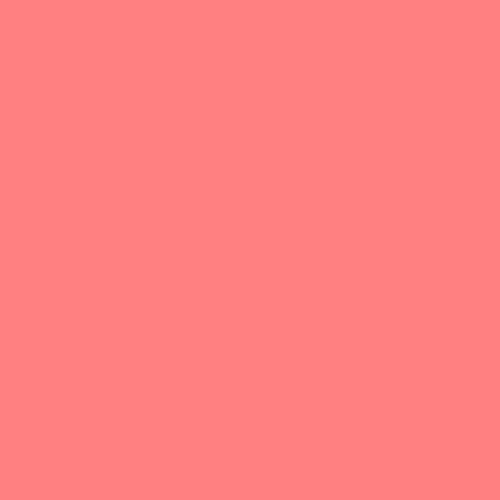
#> input picture generative-art/traits/background/1.png, 500 x 500 px
$ python generateArt.py
#> lines starting #> are read from the running program, lines starting #| are printed output that depends on the picture
import os
from PIL import Image

# Default Path
scriptDir = os.path.dirname(__file__)

# Array of Trait Files
background = [
  os.path.join(scriptDir, "traits/background/1.png"),
  os.path.join(scriptDir, "traits/background/2.png")
]
headType = [
  os.path.join(scriptDir, "traits/headType/1.png"),
  os.path.join(scriptDir, "traits/headType/2.png")
]
headTop = [
  os.path.join(scriptDir, "traits/headTop/1.png"),
  os.path.join(scriptDir, "traits/headTop/2.png")
]
headVision = [
  os.path.join(scriptDir, "traits/headVision/1.png"),
]
headSpeaker = [
  os.path.join(scriptDir, "traits/headSpeaker/1.png"),
]
bodyType = [
  os.path.join(scriptDir, "traits/bodyType/1.png"),
]
bodyComponent = [
  os.path.join(scriptDir, "traits/bodyComponent/1.png"),
]

counter = 0

def createImage(a, b, c, d, e, f, g, counter):
  # Open & convert image
#> called with a = 0, b = 0, c = 0, d = 0, e = 0, f = 0, g = 0, counter = 0
  image00 = Image.open(background[a]).convert("RGBA")
#> image00 is the input picture: PIL image 500x500 RGBA; mean R, G, B, A 255, 127, 127, 255
  image01 = Image.open(headType[b]).convert("RGBA")
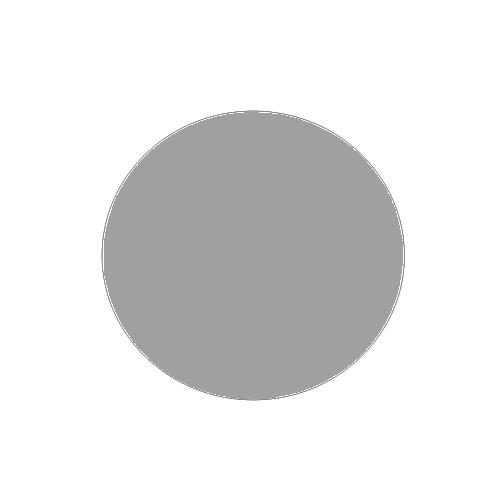
#> input picture generative-art/traits/headType/1.png, 500 x 500 px
#> image01 is the input picture: PIL image 500x500 RGBA; mean R, G, B, A 43.6, 43.6, 43.6, 69.5
  image02 = Image.open(headTop[c]).convert("RGBA")
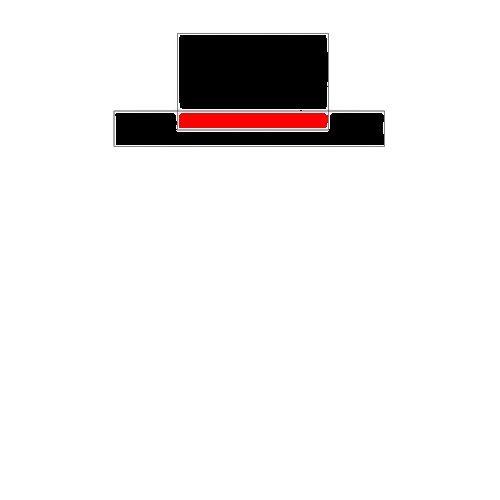
#> input picture generative-art/traits/headTop/1.png, 500 x 500 px
#> image02 is the input picture: PIL image 500x500 RGBA; mean R, G, B, A 3, 0.7, 0.7, 20.4
  image03 = Image.open(headVision[d]).convert("RGBA")
  image04 = Image.open(headSpeaker[e]).convert("RGBA")
  image05 = Image.open(bodyType[f]).convert("RGBA")
  image06 = Image.open(bodyComponent[g]).convert("RGBA")

  # Combine all traits
  intermediate0 = Image.alpha_composite(image00, image01)
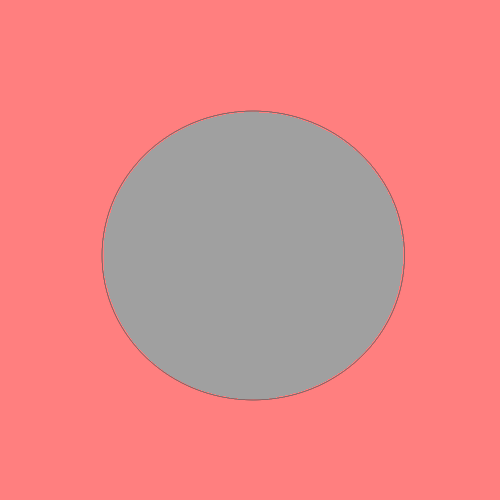
#> intermediate0: PIL image 500x500 RGBA; mean R, G, B, A 228.9, 135.8, 135.8, 255
  intermediate1 = Image.alpha_composite(intermediate0, image02)
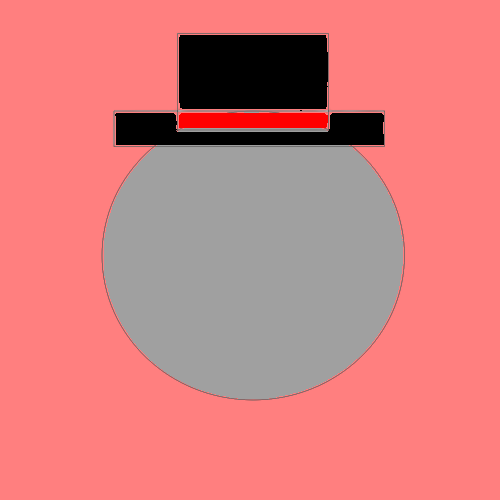
#> intermediate1: PIL image 500x500 RGBA; mean R, G, B, A 212.9, 125.7, 125.7, 255
  intermediate2 = Image.alpha_composite(intermediate1, image03)
  intermediate3 = Image.alpha_composite(intermediate2, image04)
  intermediate4 = Image.alpha_composite(intermediate3, image05)
  intermediate5 = Image.alpha_composite(intermediate4, image06)

  # Save Image
  intermediate5.save(
    os.path.join(scriptDir, "result/" + str(counter) + ".png")
  )

for a in range(len(background)):
  for b in range(len(headType)):
    for c in range(len(headTop)):
      for d in range(len(headVision)):
        for e in range(len(headSpeaker)):
          for f in range(len(bodyType)):
            for g in range(len(bodyComponent)):
              createImage(a, b, c, d, e, f, g, counter)
              counter = counter + 1
#> pass 2 of the loop `for a in range(len(background)):`:
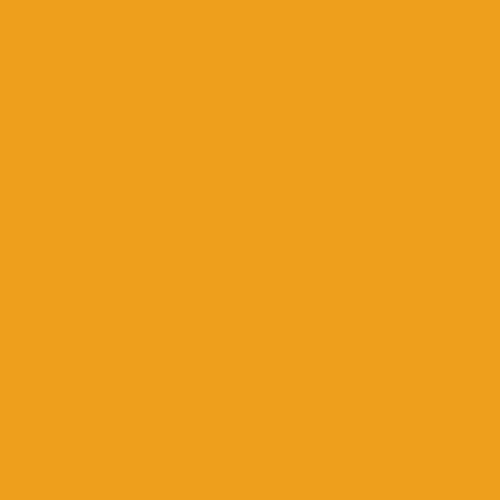
#> input picture generative-art/traits/background/2.png, 500 x 500 px
#> in createImage, image00 is the input picture: PIL image 500x500 RGBA; mean R, G, B, A 240, 160, 31, 255
#> in createImage (call 5), `intermediate0 = Image.alpha_composite(image00, image01)`:
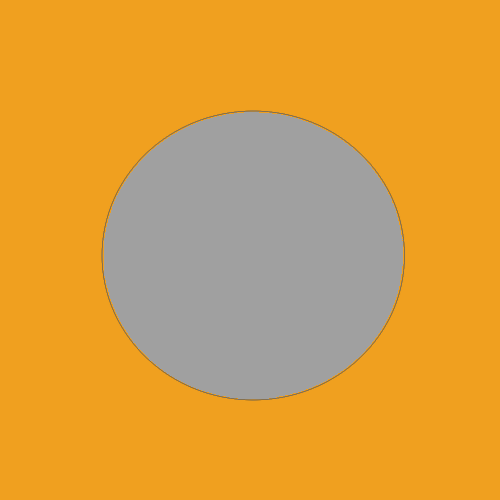
#> intermediate0: PIL image 500x500 RGBA; mean R, G, B, A 218, 159.8, 66, 255
#> in createImage (call 5), `intermediate1 = Image.alpha_composite(intermediate0, image02)`:
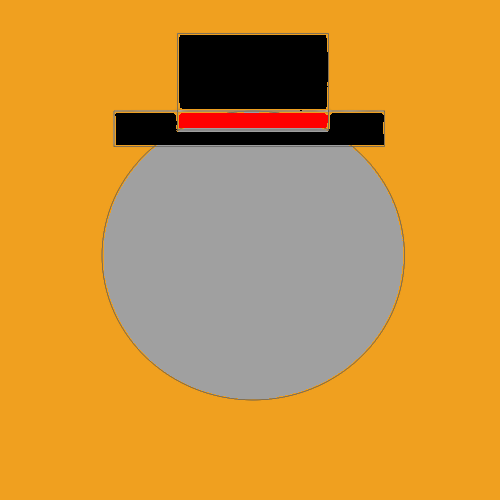
#> intermediate1: PIL image 500x500 RGBA; mean R, G, B, A 203, 147.6, 61.9, 255
